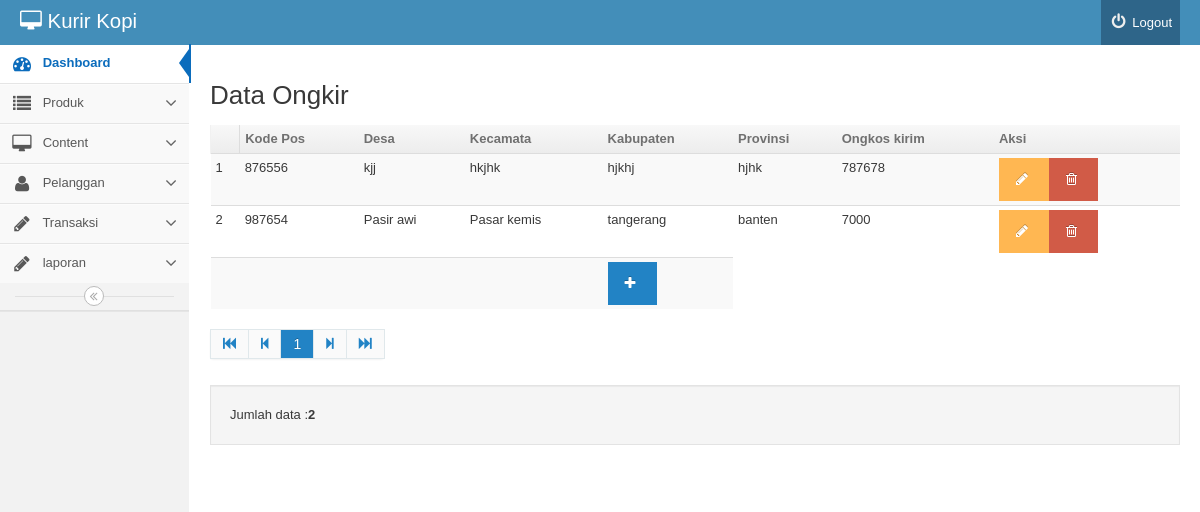
The app's page /backend/index.php?mod=ongkir&pg=ongkir_view (signed in) with its own data.
### tables this page shows
CREATE TABLE IF NOT EXISTS `ongkir` (
  `kodepos` int(11) NOT NULL,
  `desa` varchar(100) NOT NULL,
  `kecamatan` varchar(100) NOT NULL,
  `kabupaten` varchar(100) NOT NULL,
  `provinsi` varchar(100) NOT NULL,
  `ongkir` int(11) NOT NULL
);

### backend/ongkir/ongkir_view.php (the view, shortened to what this page needs)
<div>
	<h2 id="headings"> Data Ongkir</h2>
	<table  class="table table-striped table-condensed">
		<thead>
			<th><td><b>Kode Pos </b></td><td><b>Desa</b></td><td><b>Kecamata</b></td><td><b>Kabupaten</b></td><td><b>Provinsi</b></td><td><b>Ongkos kirim</b></td><td style='min-width: 100px'><b>Aksi</b></td></th>
		</thead>
		<tbody>
<?php
$batas='10';
$halaman=$_GET['halaman'];
$posisi=null;
if(empty($halaman)){
$posisi=0;
}else{
$posisi=($halaman-1)* $batas;
}
$query="SELECT * from ongkir
 limit $posisi,$batas ";
$result=mysql_query($query) or die(mysql_error());
$no=1;
while($rows=mysql_fetch_object($result)){
			?>
			<tr>
				<td><?php echo $posisi+$no
				?></td>
				<td><?php echo $rows -> kodepos; ?></td>
				<td><?php echo $rows -> desa; ?></td>
			<td><?php echo $rows -> kecamatan; ?></td>
			<td><?php echo $rows -> kabupaten; ?></td>
			<td><?php echo $rows -> provinsi; ?></td>
			<td><?php echo $rows -> ongkir; ?></td>
				<td>
					<a href="index.php?mod=ongkir&pg=ongkir_form&id=<?= $rows -> kodepos; ?>"
				class='btn btn-warning'> <i class="icon-pencil"></i></a><a href="index.php?mod=ongkir&pg=ongkir_view&act=del&id=<?= $rows -> kodepos; ?>"
				onclick="return confirm('Yakin data akan dihapus?') ";
				class='btn btn-danger'> <i class="icon-trash"></i></a></td>
			</tr>
			<?php $no++;
				}
			?>
			<tr>
				<td colspan='4' ></td><td><a href="index.php?mod=ongkir&pg=ongkir_form"
				class='btn btn-primary'	><i class="icon-plus"></i></a></td>
			</tr>
		</tbody>
	</table>
	<?php
	$tampil2 = mysql_query("SELECT kodepos from ongkir");
	$jmldata = mysql_num_rows($tampil2);
?>
<div class='pagination'>
	<ul>
	</ul>
</div>
<div class='well'>Jumlah data :<strong><?= $jmldata; ?> </strong></div>
</div>

### records on screen
ongkir: no "1", kodepos "876556", desa "kjj", kecamatan "hkjhk", kabupaten "hjkhj", provinsi "hjhk", ongkir "787678"
ongkir: no "2", kodepos "987654", desa "Pasir awi", kecamatan "Pasar kemis", kabupaten "tangerang", provinsi "banten", ongkir "7000"

### other values on screen
$halaman "1"
$jmldata "2"
